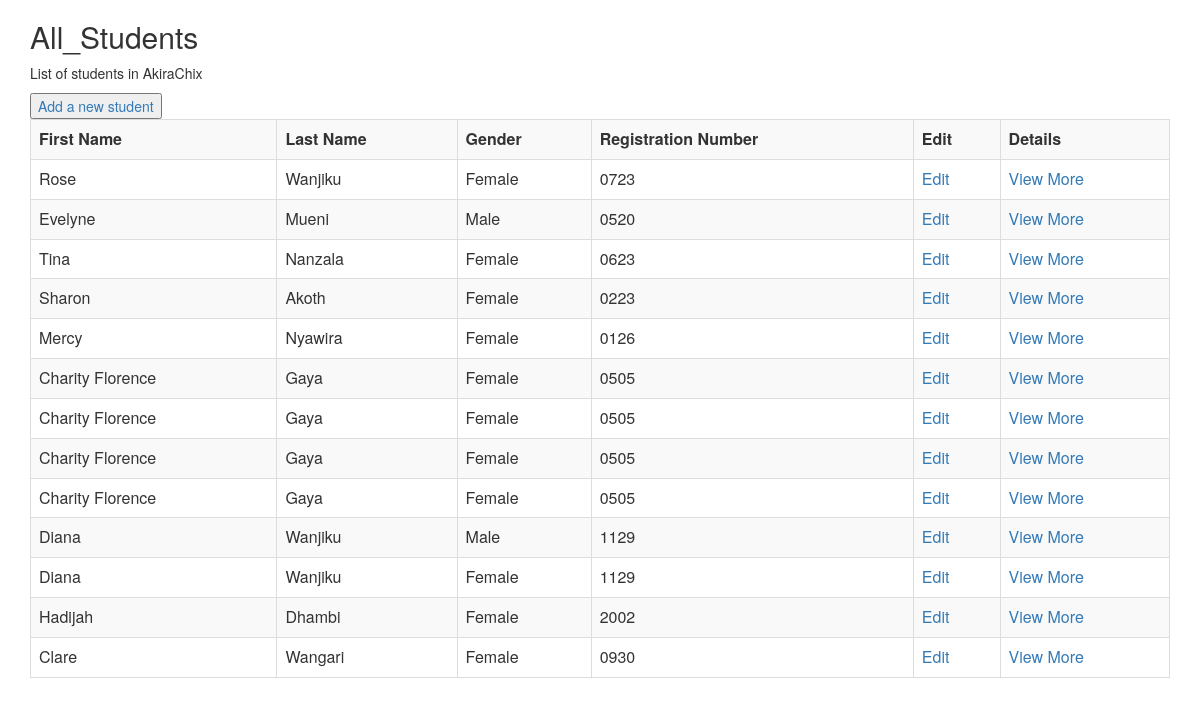
The page /student/list/ on the database its author committed.
### student/models.py (models this page shows, shortened)
class Student(models.Model):
	first_name = models.CharField(max_length = 50)
	last_name = models.CharField(max_length = 50)
	date_of_birth = models.DateField()
	gender = models.CharField(max_length = 20)
	registration_number = models.CharField(max_length = 20)
	emails = models.EmailField(max_length = 70)
	phone_number = models.CharField(max_length = 20)
	date_joined = models.DateField()
	Courses = models.ManyToManyField(Course, blank = True)
	profile = models.ImageField(upload_to = "profile_image",blank = True)
	def calculate_age(self):
		today = datetime.date.today()
		return today.year - self.date_of_birth.year - ((today.month,today.day) < (self.date_of_birth.month, self.date_of_birth.day))
	age = property(calculate_age)

### student/views.py (the view)
# urls.py: path("list/",list_students,name="list_students"),
def list_students(request):
	students = Student.objects.all()
	return render(request,"all_students.html",{"students":students})

### student/templates/all_students.html (shortened to what this page needs)
<!DOCTYPE>
<html lang="en">
<head>
  <link rel="stylesheet" href="https://maxcdn.bootstrapcdn.com/bootstrap/3.4.0/css/bootstrap.min.css">
</head>
<body>
<div class="container">
  <h2>All_Students</h2>
  <p>List of students in AkiraChix</p>
<table class="table table-striped table-bordered">
	<button><a href="/student/add/">Add a new student</a></button>
	<tr>
		<th>First Name</th>
		<th>Last Name</th>
		<th>Gender</th>
		<th>Registration Number</th>
		<th>Edit</th>
		<th>Details</th>
	</tr>
	{% for student in students %}
	<tr>
		<td>{{student.first_name}}</td>
		<td>{{student.last_name}}</td>
		<td>{{student.gender}}</td>
		<td>{{student.registration_number}}</td>
		<td><a href="/student/edit/{{student.pk}}/">Edit</a></td>
		<td><a href="/student/view/{{student.pk}}/">View More</a></td>
	</tr>
	{% endfor %}
</table>
</div>
</body>
</html>

### rows shown on the page
Student: first_name "Rose", last_name "Wanjiku", gender "Female", registration_number "0723"
Student: first_name "Evelyne", last_name "Mueni", gender "Male", registration_number "0520"
Student: first_name "Tina", last_name "Nanzala", gender "Female", registration_number "0623"
Student: first_name "Sharon", last_name "Akoth", gender "Female", registration_number "0223"
Student: first_name "Mercy", last_name "Nyawira", gender "Female", registration_number "0126"
Student: first_name "Charity Florence", last_name "Gaya", gender "Female", registration_number "0505"
Student: first_name "Charity Florence", last_name "Gaya", gender "Female", registration_number "0505"
Student: first_name "Charity Florence", last_name "Gaya", gender "Female", registration_number "0505"
Student: first_name "Charity Florence", last_name "Gaya", gender "Female", registration_number "0505"
Student: first_name "Diana", last_name "Wanjiku", gender "Male", registration_number "1129"
Student: first_name "Diana", last_name "Wanjiku", gender "Female", registration_number "1129"
Student: first_name "Hadijah", last_name "Dhambi", gender "Female", registration_number "2002"
Student: first_name "Clare", last_name "Wangari", gender "Female", registration_number "0930"
